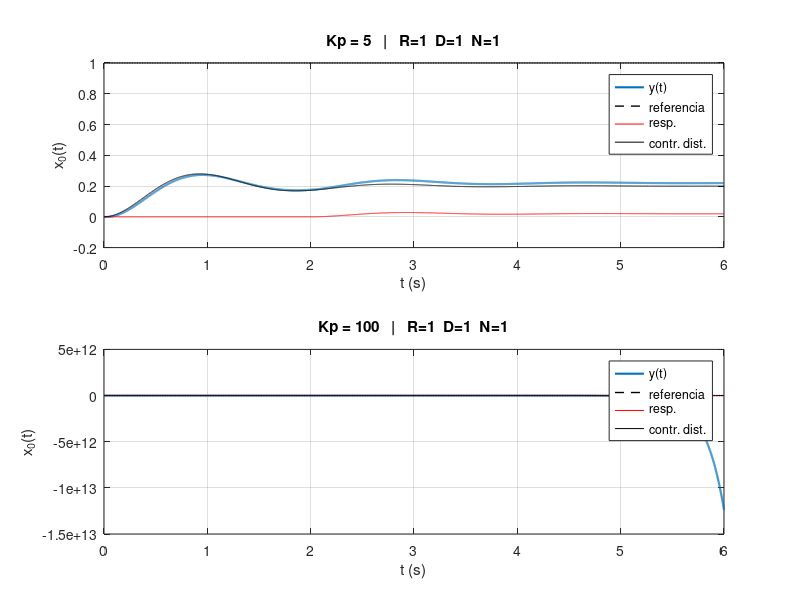

Source code (MATLAB):
clc
clear all
close all
pkg load control

%% Controle de Sistemas Biomedicos - Sensibilidade a Disturbio e Ruido
% Planta massa-mola-amortecedor (1 GDL): m*x'' + B*x' + Ks*x = fi
% G(s) = 1/(m s^2 + B s + Ks) ; C(s) = Kp ; H(s) = 1
% Y(s) = (CG/(1+CGH)) R + (G/(1+CGH)) D + (-CGH/(1+CGH)) N
clear; clc; close all;

%% ----------------- PARAMETROS DA PLANTA -----------------
m  = 2;      % kg
B  = 4;      % N.s/m
Ks = 20;     % N/m

G = tf(1, [m B Ks]);   % planta
H = tf(1, 1);          % sensor unitario

%% ----------------- GANHOS A COMPARAR --------------------
Kp_list = [5 100];     % caso menos sensivel ao ruido / menos sensivel ao disturbio

%% ----------------- CHAVES LIGA/DESLIGA ------------------
% Comece com os tres ligados (=1). Na aula, zere um de cada vez (=0)
% para mostrar a contribuicao isolada de cada entrada.
usar_R = 1;   % referencia
usar_D = 1;   % disturbio na entrada da planta
usar_N = 1;   % ruido de medicao

%% ----------------- SINAIS DE ENTRADA --------------------
t = 0:0.001:6;                          % vetor de tempo

R = 1.0 * ones(size(t));               % referencia: degrau unitario
D = .5 * (t >= 2);                     % disturbio: degrau 0.5 em t=2s
N = 5 * sin(2*pi*30*t);             % ruido de medicao: senoide 100 Hz

% Aplica as chaves
R = usar_R * R;
D = usar_D * D;
N = usar_N * N;

%% ----------------- FUNCOES DE TRANSFERENCIA -------------
figure('Name','Resposta Y(t)','Color','w');

for k = 1:numel(Kp_list)
    Kp = Kp_list(k);
    C  = tf(Kp,1);
    L  = C*G*H;                 % malha aberta

    T_yr = feedback(C*G, H);    % Y/R = CG/(1+CGH)
    T_yd = feedback(G,   C*H);  % Y/D =  G/(1+CGH)
    T_yn = feedback(-C*G*H, 1); % Y/N = -CGH/(1+CGH)

    % Superposicao das tres contribuicoes
    y_r = lsim(T_yr, R, t); % degrau unitário
    y_d = lsim(T_yd, D, t); % degrau módulo 0.5 em t>2
    y_n = lsim(T_yn, N, t);
    y   = y_r + y_d + y_n;

    subplot(numel(Kp_list),1,k);
    plot(t, y, 'LineWidth', 1.5); hold on;
    plot(t, R, 'k--', 'LineWidth', 1.0);
    plot(t, y_d, 'r')
    plot(t, y_r, 'k')
    grid on;
    title(sprintf('Kp = %g   |   R=%d  D=%d  N=%d', Kp, usar_R, usar_D, usar_N));
    xlabel('t (s)'); ylabel('x_0(t)');
    legend('y(t)','referencia', 'resp.', 'contr. dist.');

    % Ganhos DC (regime permanente) para discussao
    fprintf('--- Kp = %g ---\n', Kp);
    fprintf('  Resp. do sistema |Y/R|_{s->0} = %.4f\n', y(end));
    fprintf('  Sensib. disturbio |Y/D|_{s->0} = %.4f\n', abs(dcgain(T_yd)));
    % fprintf('  Sensib. ruido     |Y/N|_{s->0} = %.4f\n', abs(dcgain(T_yn)));
end
